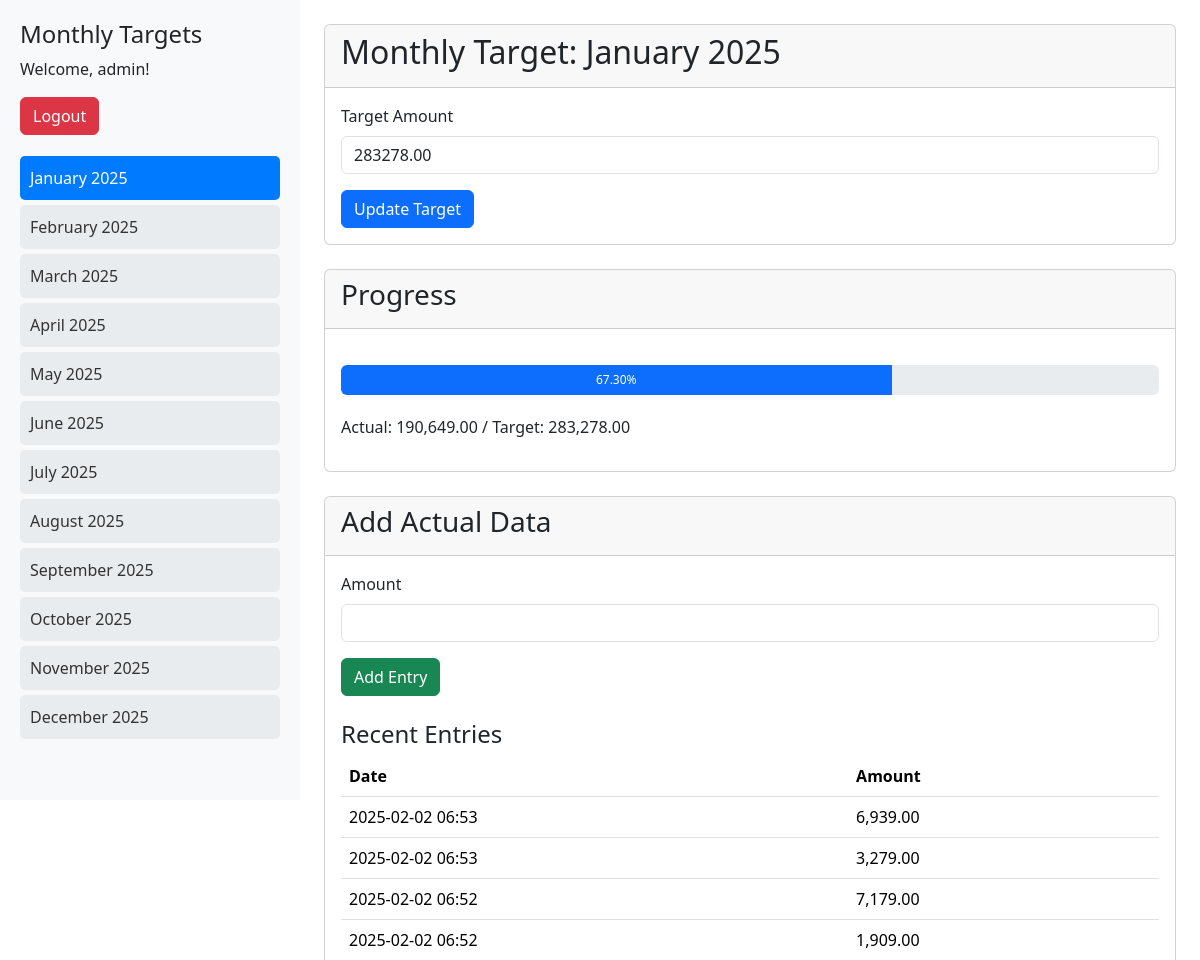
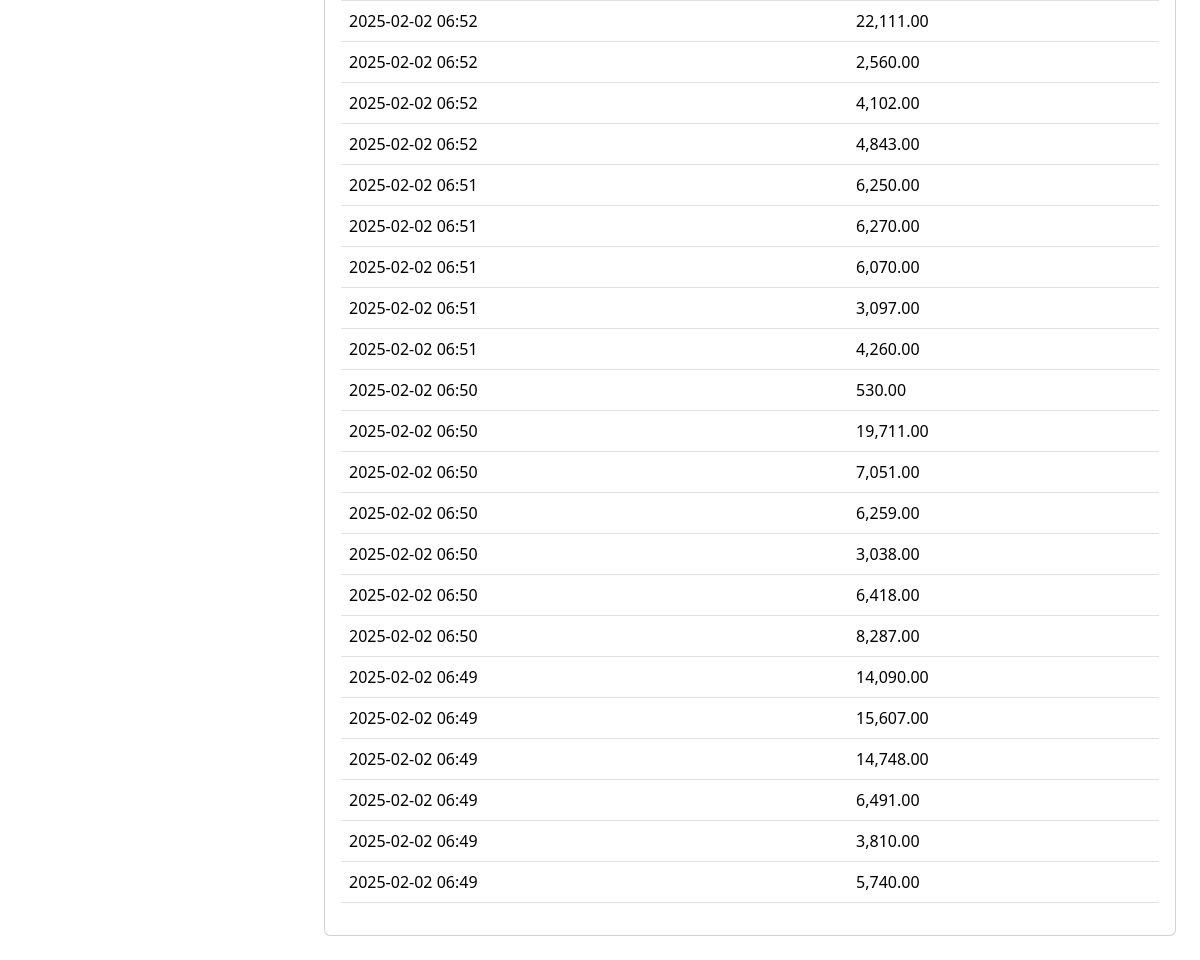
Page /home.php?month=2025-01 (signed in) on the committed database (2 pictures, top to bottom).
### tables this page shows
CREATE TABLE `monthly_targets` (
  `id` int(11) NOT NULL,
  `month_year` date DEFAULT NULL,
  `target_amount` decimal(12,2) DEFAULT NULL,
  `created_at` timestamp NOT NULL DEFAULT current_timestamp()
);

CREATE TABLE `actual_data` (
  `id` int(11) NOT NULL,
  `month_year` date DEFAULT NULL,
  `actual_amount` decimal(12,2) DEFAULT NULL,
  `created_at` timestamp NOT NULL DEFAULT current_timestamp()
);

### home.php (the view, shortened to what this page needs)
<?php
$host = '127.0.0.1';
$db = 'earnings_db';
$user = 'root';
$password = '';
try {
    $pdo = new PDO("mysql:host=$host;dbname=$db", $user, $password);
    $pdo->setAttribute(PDO::ATTR_ERRMODE, PDO::ERRMODE_EXCEPTION);
} catch (PDOException $e) {
    die("Connection failed: " . $e->getMessage());
}
$pdo->exec("CREATE TABLE IF NOT EXISTS monthly_targets (
    id INT PRIMARY KEY AUTO_INCREMENT,
    month_year DATE UNIQUE,
    target_amount DECIMAL(12,2),
    created_at TIMESTAMP DEFAULT CURRENT_TIMESTAMP
)");
$pdo->exec("CREATE TABLE IF NOT EXISTS actual_data (
    id INT PRIMARY KEY AUTO_INCREMENT,
    month_year DATE,
    actual_amount DECIMAL(12,2),
    created_at TIMESTAMP DEFAULT CURRENT_TIMESTAMP,
    FOREIGN KEY (month_year) REFERENCES monthly_targets(month_year)
)");
$pdo->exec("CREATE TABLE IF NOT EXISTS users (
    id INT PRIMARY KEY AUTO_INCREMENT,
    username VARCHAR(50) UNIQUE,
    password VARCHAR(255),
    created_at TIMESTAMP DEFAULT CURRENT_TIMESTAMP
)");
$is_logged_in = isset($_SESSION['user_id']);
$current_month = isset($_GET['month']) ? $_GET['month'] : date('Y-m');
$start_date = date('Y-m-01', strtotime($current_month));
?>
<!DOCTYPE html>
<html lang="en">
<head>
    <link href="https://cdn.jsdelivr.net/npm/bootstrap@5.3.3/dist/css/bootstrap.min.css" rel="stylesheet">
</head>
<body>
    <div class="container-fluid">
        <div class="row">
            <div class="col-md-3 sidebar">
                <h4>Monthly Targets</h4>
                <?php if ($is_logged_in): ?>
                    <p>Welcome, <?= htmlspecialchars($_SESSION['username']) ?>!</p>
                    <a href="?logout" class="btn btn-danger mb-3">Logout</a>
                <?php endif; ?>
                <?php
                $currentYear = date('Y');
                for ($i = 1; $i <= 12; $i++) {
                    $monthDate = date("$currentYear-$i-01");
                    $monthName = date("F Y", strtotime($monthDate));
                    $activeClass = ($current_month === date('Y-m', strtotime($monthDate))) ? 'active-month' : '';
                    echo "<a href='?month=" . date('Y-m', strtotime($monthDate)) . "'
                         class='month-link $activeClass'>$monthName</a>";
                }
                ?>
            </div>
            <div class="col-md-9">
                <div class="container py-4">
                    <?php if ($is_logged_in): ?>
                        <div class="card mb-4">
                            <div class="card-header">
                                <h2>Monthly Target: <?= date("F Y", strtotime($start_date)) ?></h2>
                            </div>
                            <div class="card-body">
                                <?php
                                $targetStmt = $pdo->prepare("SELECT * FROM monthly_targets WHERE month_year = ?");
                                $targetStmt->execute([$start_date]);
                                $target = $targetStmt->fetch(PDO::FETCH_ASSOC);
                                ?>
                                <form method="POST">
                                    <div class="mb-3">
                                        <label class="form-label">Target Amount</label>
                                        <input type="number" class="form-control" name="target_amount"
                                               value="<?= $target['target_amount'] ?? '' ?>" step="0.01" required>
                                    </div>
                                    <button type="submit" name="update_target" class="btn btn-primary">
                                        <?= isset($target) ? 'Update Target' : 'Set Target' ?>
                                    </button>
                                </form>
                            </div>
                        </div>
                        <div class="card mb-4">
                            <div class="card-header">
                                <h3>Progress</h3>
                            </div>
                            <div class="card-body">
                                <?php
                                $actualStmt = $pdo->prepare("SELECT SUM(actual_amount) AS total FROM actual_data
                                                            WHERE month_year = ?");
                                $actualStmt->execute([$start_date]);
                                $actual = $actualStmt->fetch(PDO::FETCH_ASSOC);
                                $totalActual = $actual['total'] ?? 0;
                                $targetAmount = $target['target_amount'] ?? 1;
                                $progress = ($totalActual / $targetAmount) * 100;
                                ?>
                                <div class="progress">
                                    <div class="progress-bar" role="progressbar"
                                         style="width: <?= min($progress, 100) ?>%"
                                         aria-valuenow="<?= $progress ?>"
                                         aria-valuemin="0"
                                         aria-valuemax="100">
                                        <?= number_format($progress, 2) ?>%
                                    </div>
                                </div>
                                <p>Actual: <?= number_format($totalActual, 2) ?> /
                                   Target: <?= number_format($targetAmount, 2) ?></p>
                            </div>
                        </div>
                        <div class="card">
                            <div class="card-header">
                                <h3>Add Actual Data</h3>
                            </div>
                            <div class="card-body">
                                <form method="POST">
                                    <div class="mb-3">
                                        <label class="form-label">Amount</label>
                                        <input type="number" class="form-control" name="actual_amount"
                                               step="0.01" required>
                                    </div>
                                    <button type="submit" name="add_actual" class="btn btn-success">
                                        Add Entry
                                    </button>
                                </form>
                                <h4 class="mt-4">Recent Entries</h4>
                                <table class="table">
                                    <thead>
                                        <tr>
                                            <th>Date</th>
                                            <th>Amount</th>
                                        </tr>
                                    </thead>
                                    <tbody>
                                        <?php
                                        $entriesStmt = $pdo->prepare("SELECT * FROM actual_data
                                                                     WHERE month_year = ?
                                                                     ORDER BY created_at DESC");
                                        $entriesStmt->execute([$start_date]);
                                        while ($entry = $entriesStmt->fetch(PDO::FETCH_ASSOC)) {
                                            echo "<tr>
                                                    <td>" . date('Y-m-d H:i', strtotime($entry['created_at'])) . "</td>
                                                    <td>" . number_format($entry['actual_amount'], 2) . "</td>
                                                  </tr>";
                                        }
                                        ?>
                                    </tbody>
                                </table>
                            </div>
                        </div>
                    <?php else: ?>
                        <div class="alert alert-warning">Please login to access the dashboard.</div>
                    <?php endif; ?>
                </div>
            </div>
        </div>
    </div>
</body>
</html>

### home.php (style rules this page uses)
.sidebar { background: #f8f9fa; height: 100vh; padding: 20px; }
.progress { height: 30px; margin: 20px 0; }
.month-link { display: block; padding: 10px; margin: 5px 0; background: #e9ecef; border-radius: 5px; text-decoration: none; color: #333; }
.active-month { background: #007bff; color: white; }

### rows in the picture
monthly_targets: target_amount "283278.00", target_amount "283,278.00"
actual_data: created_at "2025-02-02 06:53", actual_amount "6,939.00"
actual_data: created_at "2025-02-02 06:53", actual_amount "3,279.00"
actual_data: created_at "2025-02-02 06:52", actual_amount "7,179.00"
actual_data: created_at "2025-02-02 06:52", actual_amount "1,909.00"
actual_data: created_at "2025-02-02 06:52", actual_amount "22,111.00"
actual_data: created_at "2025-02-02 06:52", actual_amount "2,560.00"
actual_data: created_at "2025-02-02 06:52", actual_amount "4,102.00"
actual_data: created_at "2025-02-02 06:52", actual_amount "4,843.00"
actual_data: created_at "2025-02-02 06:51", actual_amount "6,250.00"
actual_data: created_at "2025-02-02 06:51", actual_amount "6,270.00"
actual_data: created_at "2025-02-02 06:51", actual_amount "6,070.00"
actual_data: created_at "2025-02-02 06:51", actual_amount "3,097.00"
actual_data: created_at "2025-02-02 06:51", actual_amount "4,260.00"
actual_data: created_at "2025-02-02 06:50", actual_amount "530.00"
actual_data: created_at "2025-02-02 06:50", actual_amount "19,711.00"
actual_data: created_at "2025-02-02 06:50", actual_amount "7,051.00"
actual_data: created_at "2025-02-02 06:50", actual_amount "6,259.00"
actual_data: created_at "2025-02-02 06:50", actual_amount "3,038.00"
actual_data: created_at "2025-02-02 06:50", actual_amount "6,418.00"
actual_data: created_at "2025-02-02 06:50", actual_amount "8,287.00"
actual_data: created_at "2025-02-02 06:49", actual_amount "14,090.00"
actual_data: created_at "2025-02-02 06:49", actual_amount "15,607.00"
actual_data: created_at "2025-02-02 06:49", actual_amount "14,748.00"
actual_data: created_at "2025-02-02 06:49", actual_amount "6,491.00"
actual_data: created_at "2025-02-02 06:49", actual_amount "3,810.00"
actual_data: created_at "2025-02-02 06:49", actual_amount "5,740.00"

### other values in the picture
$_SESSION['username'] "admin"
date("F Y", strtotime($start_date)) "January 2025"
$progress "67.30"
$totalActual "190,649.00"
